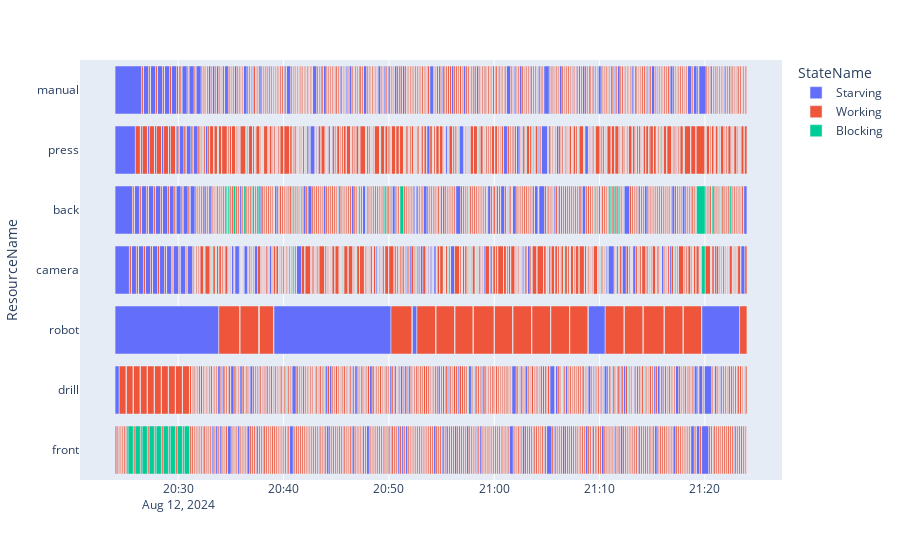

Source (notebook cell):
### Code cell
lab=Lab()
lab.gate.Store.items = batchCreate(0,numJobs=10) #batchedExp
print(lab.gate.Store.items)
df1=pd.DataFrame(lab.gate.Store.items)


lab.run(3600)

df = pd.DataFrame(lab.env.state_log, columns=["Resource","ResourceName","State","StateName","Entity","?","timeIn","timeOut"])

df = df.loc[df.ResourceName.isin(["front","drill","robot","camera","back","press","manual"])]

fig = utils.createGantt(df)

fig.show()

makespan=df.timeOut.max()-df.timeIn.min()
print(makespan)
selected_columns = df[["Entity", "State"]]
print(selected_columns)


df1 = pd.read_excel('batch.xlsx')
df = pd.read_excel('output.xlsx')

# Crea un oggetto ExcelWriter
with pd.ExcelWriter('combined_output.xlsx') as writer:
    # Scrivi ciascun DataFrame in un foglio diverso
    df1.to_excel(writer, sheet_name='Foglio1', index=False)
    df.to_excel(writer, sheet_name='Foglio2', index=False)

### Figure 1 — Plotly figure (JSON) as saved in the notebook; plotly's stock layout.template omitted (floating-point values rounded to 4 significant figures; data arrays with more than 128 entries replaced by an {"elided": "..."} marker saying what was removed)
{"data": [{"alignmentgroup": "True", "base": {"elided": "1447 str values"}, "hovertemplate": "StateName=Starving<br>timeIn=%{base}<br>timeOut=%{x}<br>ResourceName=%{y}<extra></extra>", "legendgroup": "Starving", "marker": {"color": "#636efa", "pattern": {"shape": ""}}, "name": "Starving", "offsetgroup": "Starving", "orientation": "h", "showlegend": true, "textposition": "auto", "type": "bar", "x": {"elided": "1447 float values"}, "xaxis": "x", "y": {"elided": "1447 str values"}, "yaxis": "y"}, {"alignmentgroup": "True", "base": {"elided": "1445 str values"}, "hovertemplate": "StateName=Working<br>timeIn=%{base}<br>timeOut=%{x}<br>ResourceName=%{y}<extra></extra>", "legendgroup": "Working", "marker": {"color": "#EF553B", "pattern": {"shape": ""}}, "name": "Working", "offsetgroup": "Working", "orientation": "h", "showlegend": true, "textposition": "auto", "type": "bar", "x": {"elided": "1445 float values"}, "xaxis": "x", "y": {"elided": "1445 str values"}, "yaxis": "y"}, {"alignmentgroup": "True", "base": {"elided": "1440 str values"}, "hovertemplate": "StateName=Blocking<br>timeIn=%{base}<br>timeOut=%{x}<br>ResourceName=%{y}<extra></extra>", "legendgroup": "Blocking", "marker": {"color": "#00cc96", "pattern": {"shape": ""}}, "name": "Blocking", "offsetgroup": "Blocking", "orientation": "h", "showlegend": true, "textposition": "auto", "type": "bar", "x": {"elided": "1440 float values"}, "xaxis": "x", "y": {"elided": "1440 str values"}, "yaxis": "y"}], "layout": {"barmode": "overlay", "legend": {"title": {"text": "StateName"}, "tracegroupgap": 0}, "margin": {"t": 60}, "xaxis": {"anchor": "y", "domain": [0, 1], "type": "date"}, "yaxis": {"anchor": "x", "domain": [0, 1], "title": {"text": "ResourceName"}}}}
